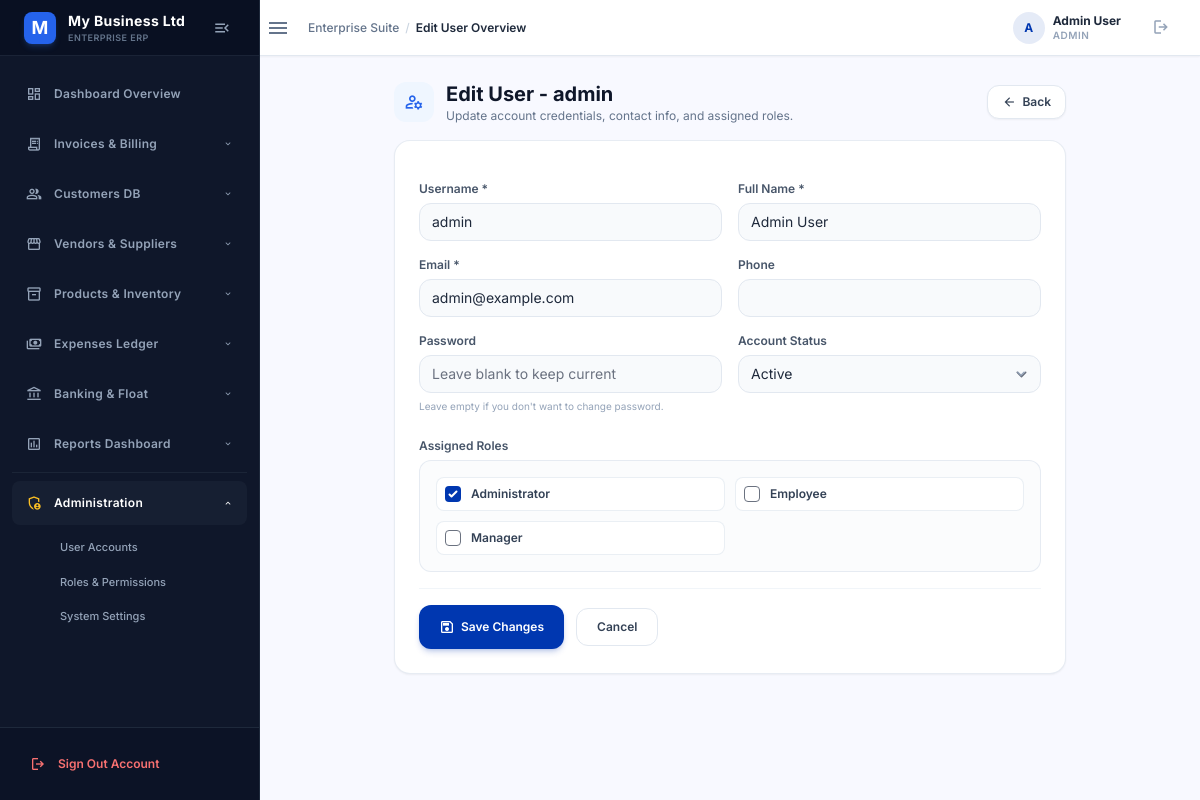
Page /users/edit/1 (signed in) on the committed database.
### tables this page shows
CREATE TABLE `users` (
  `id` INT AUTO_INCREMENT PRIMARY KEY,
  `username` VARCHAR(100) NOT NULL UNIQUE,
  `email` VARCHAR(150) NOT NULL UNIQUE,
  `password` VARCHAR(255) NOT NULL,
  `full_name` VARCHAR(150) NOT NULL,
  `phone` VARCHAR(30) NULL,
  `role` VARCHAR(50) DEFAULT 'employee',
  `is_active` TINYINT(1) DEFAULT 1,
  `last_login` DATETIME NULL,
  `last_login_ip` VARCHAR(45) NULL,
  `created_at` TIMESTAMP DEFAULT CURRENT_TIMESTAMP
);

CREATE TABLE `roles` (
  `id` INT AUTO_INCREMENT PRIMARY KEY,
  `name` VARCHAR(50) NOT NULL UNIQUE,
  `display_name` VARCHAR(100) NOT NULL
);

### controllers/UserController.php (called while the page is built, shortened)
<?php
class UserController {
    private $userModel;
    public function __construct() {
        require_once __DIR__ . '/../config/database.php';
        $this->db = getConnection();
        $this->userModel = new User($this->db);
    }
    public function edit($id) {
        $user = $this->userModel->getById($id);
        $roles = $this->userModel->getAllRoles();
        $user['role_ids'] = explode(',', $user['role_ids'] ?? '');
        require_once __DIR__ . '/../views/layouts/header.php';
        require_once __DIR__ . '/../views/users/edit.php';
        require_once __DIR__ . '/../views/layouts/footer.php';
    }
}

### config/database.php (called while the page is built, shortened)
<?php
function getConnection()
{
        $dsn = "mysql:host=" . DB_HOST . ";dbname=" . DB_NAME . ";charset=" . DB_CHARSET;
        $pdo = new PDO($dsn, DB_USER, DB_PASS);
        $pdo->setAttribute(PDO::ATTR_ERRMODE, PDO::ERRMODE_EXCEPTION);
        $pdo->setAttribute(PDO::ATTR_DEFAULT_FETCH_MODE, PDO::FETCH_ASSOC);
        return $pdo;
}

### models/User.php (called while the page is built, shortened)
<?php
class User
{
    private $db;
    public function __construct($db)
    {
        $this->db = $db;
    }
    public function getById($id)
    {
        $sql = "SELECT u.*,
                GROUP_CONCAT(ur.role_id) as role_ids
                FROM users u
                LEFT JOIN user_roles ur ON u.id = ur.user_id
                WHERE u.id = :id
                GROUP BY u.id";
        $stmt = $this->db->prepare($sql);
        $stmt->execute([':id' => $id]);
        return $stmt->fetch();
    }
    public function getAllRoles()
    {
        $sql = "SELECT * FROM roles ORDER BY display_name";
        return $this->db->query($sql)->fetchAll();
    }
}

### views/users/edit.php (the view, shortened to what this page needs)
<div class="max-w-2xl mx-auto mb-4 flex items-center justify-between">
    <div class="flex items-center gap-3">
        <div class="h-10 w-10 rounded-xl bg-blue-50 flex items-center justify-center text-blue-600 flex-shrink-0">
            <span class="material-symbols-outlined text-xl">manage_accounts</span>
        </div>
        <div>
            <h1 class="text-xl font-bold text-slate-900">Edit User - <?= htmlspecialchars($user['username']) ?></h1>
            <p class="text-xs text-slate-500">Update account credentials, contact info, and assigned roles.</p>
        </div>
    </div>
    <a href="<?= BASE_URL ?>/users" class="px-3.5 py-1.5 border border-slate-200 rounded-xl text-xs font-semibold text-slate-700 bg-white hover:bg-slate-50 transition-all flex items-center gap-1.5 shadow-sm">
        <span class="material-symbols-outlined text-sm">arrow_back</span>
        <span>Back</span>
    </a>
</div>
<div class="max-w-2xl mx-auto bg-white p-6 rounded-2xl border border-slate-200/80 shadow-sm">
    <form id="userEditForm" class="space-y-4">
        <div class="grid grid-cols-1 md:grid-cols-2 gap-4">
            <div class="space-y-1.5">
                <label class="block text-xs font-semibold text-slate-600">Username *</label>
                <input type="text" name="username" value="<?= htmlspecialchars($user['username']) ?>" class="w-full bg-slate-50 border border-slate-200 rounded-xl py-2 px-3 text-sm text-slate-800 focus:ring-2 focus:ring-primary/20 focus:border-primary outline-none transition-all" required>
            </div>
            <div class="space-y-1.5">
                <label class="block text-xs font-semibold text-slate-600">Full Name *</label>
                <input type="text" name="full_name" value="<?= htmlspecialchars($user['full_name']) ?>" class="w-full bg-slate-50 border border-slate-200 rounded-xl py-2 px-3 text-sm text-slate-800 focus:ring-2 focus:ring-primary/20 focus:border-primary outline-none transition-all" required>
            </div>
            <div class="space-y-1.5">
                <label class="block text-xs font-semibold text-slate-600">Email *</label>
                <input type="email" name="email" value="<?= htmlspecialchars($user['email']) ?>" class="w-full bg-slate-50 border border-slate-200 rounded-xl py-2 px-3 text-sm text-slate-800 focus:ring-2 focus:ring-primary/20 focus:border-primary outline-none transition-all" required>
            </div>
            <div class="space-y-1.5">
                <label class="block text-xs font-semibold text-slate-600">Phone</label>
                <input type="text" name="phone" value="<?= htmlspecialchars($user['phone'] ?? '') ?>" class="w-full bg-slate-50 border border-slate-200 rounded-xl py-2 px-3 text-sm text-slate-800 focus:ring-2 focus:ring-primary/20 focus:border-primary outline-none transition-all">
            </div>
            <div class="space-y-1.5">
                <label class="block text-xs font-semibold text-slate-600">Password</label>
                <input type="password" name="password" class="w-full bg-slate-50 border border-slate-200 rounded-xl py-2 px-3 text-sm text-slate-800 focus:ring-2 focus:ring-primary/20 focus:border-primary outline-none transition-all" placeholder="Leave blank to keep current">
                <p class="text-[10px] text-slate-400">Leave empty if you don't want to change password.</p>
            </div>
            <div class="space-y-1.5">
                <label class="block text-xs font-semibold text-slate-600">Account Status</label>
                <div class="relative">
                    <select name="is_active" class="w-full bg-slate-50 border border-slate-200 rounded-xl py-2 pl-3 pr-8 text-sm text-slate-800 focus:ring-2 focus:ring-primary/20 focus:border-primary outline-none transition-all appearance-none cursor-pointer">
                        <option value="1" <?= $user['is_active'] ? 'selected' : '' ?>>Active</option>
                    </select>
                </div>
            </div>
        </div>
        <div class="space-y-1.5 pt-2">
            <label class="block text-xs font-semibold text-slate-600">Assigned Roles</label>
            <div class="border border-slate-200/80 rounded-xl p-4 bg-slate-50/50 grid grid-cols-1 sm:grid-cols-2 gap-2.5">
                <?php foreach ($roles as $role): ?>
                <label class="flex items-center gap-2.5 p-2 bg-white rounded-lg border border-slate-200/70 hover:border-primary/40 cursor-pointer transition-colors">
                    <input type="checkbox" name="roles[]" value="<?= $role['id'] ?>" class="w-4 h-4 rounded text-primary focus:ring-primary/20" id="role_<?= $role['id'] ?>" <?= in_array($role['id'], $user['role_ids'] ?? []) ? 'checked' : '' ?>>
                    <span class="text-xs font-semibold text-slate-700"><?= htmlspecialchars($role['display_name']) ?></span>
                </label>
                <?php endforeach; ?>
            </div>
        </div>
        <div class="border-t border-slate-100 my-4"></div>
        <div class="flex items-center gap-3">
            <button type="submit" class="px-5 py-2.5 bg-primary hover:bg-primary/90 text-white rounded-xl text-xs font-semibold transition-all shadow-md shadow-primary/20 flex items-center gap-1.5">
                <span class="material-symbols-outlined text-base">save</span>
                <span>Save Changes</span>
            </button>
            <a href="<?= BASE_URL ?>/users" class="px-5 py-2.5 border border-slate-200 hover:bg-slate-50 text-slate-700 rounded-xl text-xs font-semibold text-center transition-all">Cancel</a>
        </div>
    </form>
</div>

### views/layouts/header.php (style rules this page uses)
.material-symbols-outlined { font-variation-settings: 'FILL' 0, 'wght' 400, 'GRAD' 0, 'opsz' 24; display: inline-block; line-height: 1; text-transform: none; letter-spacing: normal; word-wrap: normal; white-space: nowrap; direction: ltr; }
body { font-family: 'Inter', sans-serif; background-color: #F1F5F9; visibility: hidden; opacity: 0; }

### rows in the picture
users: username "admin", full_name "Admin User", email "admin@example.com", is_active "Active"
roles: id "☑", display_name "Administrator"
roles: display_name "Employee"
roles: display_name "Manager"

### other values in the picture
substr($companyName, 0, 1) "M"
$companyName "My Business Ltd"
$title "Edit User"
substr($_SESSION['full_name'] ?? $_SESSION['username'] ?? 'U', 0, 1) "A"
$_SESSION['full_name'] "Admin User"
$_SESSION['role'] "ADMIN"
